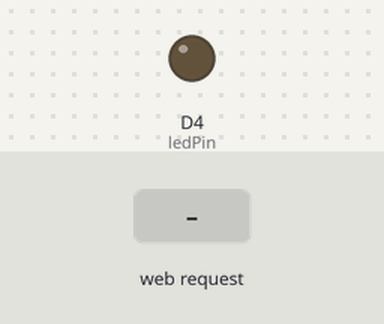
Bench run of a sketch on a simulated ESP8266 (NodeMCU). On the bench: output pins drawn as LEDs (lit = HIGH). The test bench sets the inputs (shaded band). WiFi joins after 1.5 s; servers stay silent unless stated; storage starts empty; what the sketch prints to the serial monitor is not drawn.

Above: at 3.2 s.
3.3 s: HTTP request GET /on received
At 4.2 s:
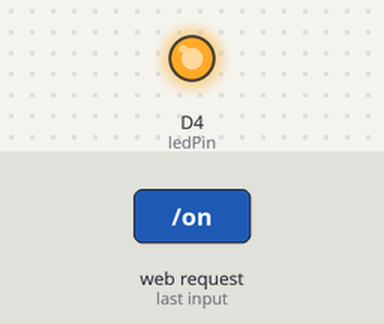
4.8 s: HTTP request GET /off received
At 5.3 s:
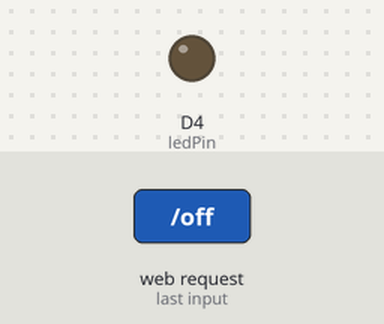
Timing chart, 0 to 7.8 s (numbered marks = the images above; inputs shaded):
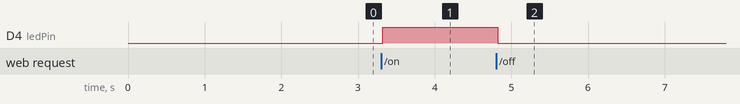

The sketch:

ESP32_Web_Server_From_SD.ino
```cpp
/*ESP32 Web Server with Files from microSD Card
 *
 *
 */
#ifdef ESP8266
#include <ESP8266WiFi.h>
#include <ESPAsyncTCP.h>
#else
#include <Arduino.h>
#include <WiFi.h>
#include <AsyncTCP.h>
#include "FS.h"
#endif
#include <ESPAsyncWebServer.h>
#include <SD.h>
#include <SPI.h>
#ifdef ESP8266
#define SD_CS_pin           D8         // The pin on Wemos D1 Mini for SD Card Chip-Select
#else
#define SD_CS_pin           5        // Use pin 5 on MH-T Live ESP32 version of Wemos D1 Mini for SD Card Chip-Select
#endif                               // Use pin 13 on Wemos ESP32 Pro
// Replace with your network credentials
const char* ssid = "MERCURY_D268G";
const char* password = "pba5ayzk";
// Set LED GPIO
const int ledPin = 2;//板载led灯
// Stores LED state
String ledState;
// Create AsyncWebServer object on port 80
AsyncWebServer server(80);

void initSDCard(){

  if(!SD.begin(SD_CS_pin)){
    Serial.println("Card Mount Failed");
    return;
  }
#ifdef ESP32
  uint8_t cardType = SD.cardType();
  if(cardType == CARD_NONE){
    Serial.println("No SD card attached");
    return;
  }

  Serial.print("SD Card Type: ");
  if(cardType == CARD_MMC){
    Serial.println("MMC");
  } else if(cardType == CARD_SD){
    Serial.println("SDSC");
  } else if(cardType == CARD_SDHC){
    Serial.println("SDHC");
  } else {
    Serial.println("UNKNOWN");
  }
  uint64_t cardSize = SD.cardSize() / (1024 * 1024);
  Serial.printf("SD Card Size: %lluMB\n", cardSize);
#endif
}

void initWiFi() {
  WiFi.mode(WIFI_STA);
  WiFi.begin(ssid, password);
  Serial.print("Connecting to WiFi ..");
  while (WiFi.status() != WL_CONNECTED) {
    Serial.print('.');
    delay(1000);
  }
  Serial.println(WiFi.localIP());
}
//使用 % 来标识占位符,替换网页中的相关信息
// Replaces placeholder with LED state value
String processor(const String& var){
  Serial.println(var);
  if(var == "STATE"){
    if(digitalRead(ledPin)){
      ledState = "ON";
    }
    else{
      ledState = "OFF";
    }
    Serial.print(ledState);
    return ledState;
  }
  return String();
}
void setup() {
  Serial.begin(115200);
    pinMode(ledPin, OUTPUT);
  initWiFi();
  initSDCard();

  server.on("/", HTTP_GET, [](AsyncWebServerRequest *request){
    request->send(SD , "/index.html", "text/html");
  });
  server.on("/style.css", HTTP_GET, [](AsyncWebServerRequest *request){
    request->send(SD, "/style.css", "text/css");
  });
    // Route to set GPIO to HIGH
  server.on("/on", HTTP_GET, [](AsyncWebServerRequest *request){
    digitalWrite(ledPin, HIGH);
    request->send(SD,"/index.html", String(), false, processor);
  });

  // Route to set GPIO to LOW
  server.on("/off", HTTP_GET, [](AsyncWebServerRequest *request){
    digitalWrite(ledPin, LOW);
    request->send(SD, "/index.html", String(), false, processor);
  });
  //静态文件服务
  // 用户访问主页时，返回SD中index.html文件
 // server.serveStatic("/", SD, "index.html");
// 用户访问/时，默认返回将变成SPIFFS中/www/default.html文件
server.serveStatic("/", SD,  "/").setDefaultFile( "index.html");
// 设定缓存事件500秒，客户端获取过的文件将在客户端缓存500秒
// 500秒内需要已缓存的文件将直接使用缓存，不再从服务器获取
server.serveStatic("/", SD, "/").setCacheControl("max-age=500");
// 使用下面方式就可以随时更改Cache-Control
//AsyncStaticWebHandler* handler = &server.serveStatic("/", SD, "/").setCacheControl("max-age=600");
//handler->setCacheControl("max-age=30");

  server.begin();
}

void loop() {

}
```

Measured:
- after the input at 3.3 s, D4 (ledPin): LOW → HIGH at once
- after the input at 4.8 s, D4 (ledPin): HIGH → LOW at once
